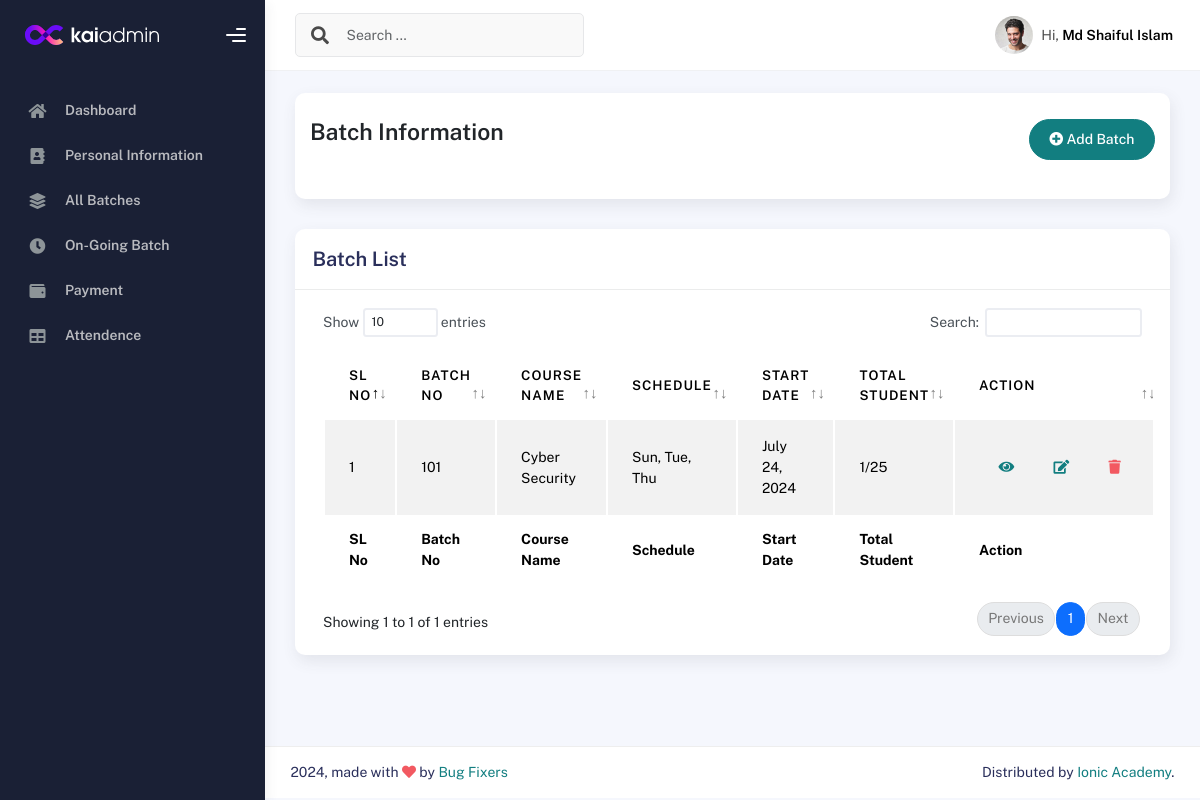
/batchlist/ (signed in), run on the app's committed database.
### IMSapp/models.py (models this page shows, shortened)
class IMSUserModel(AbstractUser):
    USERTYPE=[
        ('Authority','Authority'),
        ('Student','Student'),
        ('Teacher','Teacher'),
        ('Staff','Staff'),
    ]
    UserType=models.CharField(choices=USERTYPE,max_length=100, null=True)

class StudentModel(models.Model):
    Imsuser=models.OneToOneField(IMSUserModel,on_delete=models.CASCADE,related_name='studentinfo',null=True)
    StudentID=models.CharField(max_length=100,null=True)
    StudentName=models.CharField(max_length=100,null=True)
    StudentPhoto=models.ImageField(upload_to='studentPhoto',null=True)
    AdmissionDate=models.DateField(auto_now_add=True,null=True)
    EducationalQualification=models.CharField(max_length=100,null=True)
    LinkedInLink =models.CharField(max_length=150,null=True)
    GithubLink =models.CharField(max_length=150,null=True)
    FacebookLink =models.CharField(max_length=150,null=True)

class BatchInfoModel(models.Model):
    BatchNo=models.CharField(max_length=100,null=True)
    Batchschedule=models.CharField(max_length=100,null=True)
    STATUS = [
        ('On-Going','On-Going'),
        ('Upcomming','Upcomming'),
        ('Completed','Completed')
    ]
    Status=models.CharField(choices = STATUS, max_length=100,null=True)
    BatchStartDate=models.DateField(null=True)
    TotalStudent=models.CharField(max_length=100,null=True)
    BatchInstructor=models.CharField(max_length=100,null=True)
    CourseName=models.ForeignKey(CourseInfoModel,on_delete = models.SET_NULL,related_name='coursenameinfo',null=True)

class CourseInfoModel(models.Model):
    CourseName=models.CharField(max_length=150, null=True)
    Sologan=models.CharField(max_length=100, null=True)
    ShortSummary=models.CharField(max_length=150, null=True)
    CourseCategory=models.ForeignKey(CourseCategoryModel,on_delete=models.SET_NULL,related_name='coursecategory', null=True)
    Lecture=models.IntegerField(null=True)
    CourseDuration=models.IntegerField(null=True)
    WeeklyClass=models.IntegerField(null=True)
    ClassDuration=models.IntegerField(null=True)
    TotalProject=models.IntegerField(null=True)
    CourseOverview=models.TextField(null=True)
    CourseCurrriculum=models.TextField(null=True)
    Software=models.TextField(max_length=200, null=True)
    CourseFor=models.TextField(null=True)
    JobPositions=models.TextField(null=True)
    CourseFee=models.IntegerField(null=True)
    IntroVideo=models.CharField(max_length=200, null=True)
    CourseImage=models.ImageField(upload_to='courseImage', null=True)
    def __str__(self):
        return self.CourseName

### IMSapp/batchviews.py (the view)
# urls.py: path('batchlist/',batchlist,name="batchlist"),
@login_required
def batchlist(request):
    batchdata = BatchInfoModel.objects.all()
    combined_data = []
    for data in batchdata:
        enrolledstudent = AdmittedCourseModel.objects.filter(LearningBatch=data).count()
        combined_data.append({
            'batchdata': data,
            'enrolledstudent': enrolledstudent,
        })
    context = {
        'combined_data': combined_data
    }
    return render(request, "batches/batchlist.html", context)

### IMSapp/templates/batches/batchlist.html
{% extends "profilemaster/master.html" %}
{% block content %}
<div class="col-sm-12 col-md-12">
    <div class="card card-stats card-round">
        <div class="card-body">
            <div class="d-flex align-items-left align-items-md-center flex-column flex-md-row pt-2 pb-4">
                <div>
                    <h3 class="fw-bold mb-3">Batch Information</h3>
                </div>
                <div class="ms-md-auto py-2 py-md-0">
                    <a href="{% url 'addbatch' %}" class="btn btn-primary btn-round"><i class="fas fa-plus-circle"></i> Add Batch</a>
                </div>
            </div>
        </div>
    </div>
</div>
<div class="col-md-12">
    <div class="card">
      <div class="card-header">
        <h4 class="card-title">Batch List</h4>
      </div>
      <div class="card-body">
        <div class="table-responsive">
          <table id="basic-datatables" class="display table table-striped table-hover">
            <thead>
              <tr>
                <th>SL No</th>
                <th>Batch No</th>
                <th>Course Name</th>
                <th>Schedule</th>
                <th>Start Date</th>
                <th>Total Student</th>
                <th>Action</th>
              </tr>
            </thead>
            <tfoot>
              <tr>
                <th>SL No</th>
                <th>Batch No</th>
                <th>Course Name</th>
                <th>Schedule</th>
                <th>Start Date</th>
                <th>Total Student</th>
                <th>Action</th>
              </tr>
            </tfoot>
            <tbody>
              {% for i in combined_data %}
                <tr>
                  <td>{{forloop.counter}}</td>
                  <td>{{i.batchdata.BatchNo}}</td>
                  <td>{{i.batchdata.CourseName}}</td>
                  <td>{{i.batchdata.Batchschedule}}</td>
                  <td>{{i.batchdata.BatchStartDate}}</td>
                  <td>{{i.enrolledstudent}}/{{i.batchdata.TotalStudent}}</td>
                  <td>
                    <div class="form-button-action">
                      <a href="{% url 'viewbatch' i.batchdata.BatchNo %}" class="btn btn-link btn-primary btn-md">
                        <i class="fa fa-eye"></i>
                      </a>
                      <a href="{% url 'editbatch' i.batchdata.id %}" class="btn btn-link btn-primary btn-md">
                        <i class="fa fa-edit"></i>
                      </a>
                      <a href="{% url 'deletebatch' i.batchdata.id %}" class="btn btn-link btn-danger btn-md">
                        <i class="fa fa-trash"></i>
                      </a>
                    </div>
                  </td>
                </tr>
              {% endfor %}
            </tbody>
          </table>
        </div>
      </div>
    </div>
  </div>
{% endblock content %}

### IMSapp/templates/profilemaster/header.html (shortened to what this page needs)
{% load static %}
<div class="main-header">
    <nav class="navbar navbar-header navbar-header-transparent navbar-expand-lg border-bottom">
      <div class="container-fluid">
        <nav class="navbar navbar-header-left navbar-expand-lg navbar-form nav-search p-0 d-none d-lg-flex">
          <div class="input-group">
            <div class="input-group-prepend">
              <button type="submit" class="btn btn-search pe-1">
                <i class="fa fa-search search-icon"></i>
              </button>
            </div>
            <input type="text" placeholder="Search ..." class="form-control" />
          </div>
        </nav>
        <ul class="navbar-nav topbar-nav ms-md-auto align-items-center">
          <li class="nav-item topbar-user dropdown hidden-caret">
            <a class="dropdown-toggle profile-pic" data-bs-toggle="dropdown" href="#" aria-expanded="false">
              <div class="avatar-sm">
                <img src="{% static 'profileassets/img/profile.jpg' %}" alt="..." class="avatar-img rounded-circle" />
              </div>
              <span class="profile-username">
                <span class="op-7">Hi,</span>
                <span class="fw-bold">{{user.studentinfo.StudentName}}</span>
              </span>
            </a>
          </li>
        </ul>
      </div>
    </nav>
  </div>

### data on the page
IMSUserModel: studentinfo.StudentName "Md Shaiful Islam"
BatchInfoModel: batchdata.BatchNo "101", batchdata.CourseName "Cyber Security", batchdata.Batchschedule "Sun, Tue, Thu", batchdata.BatchStartDate "July 24, 2024", enrolledstudent "1", batchdata.TotalStudent "25"
